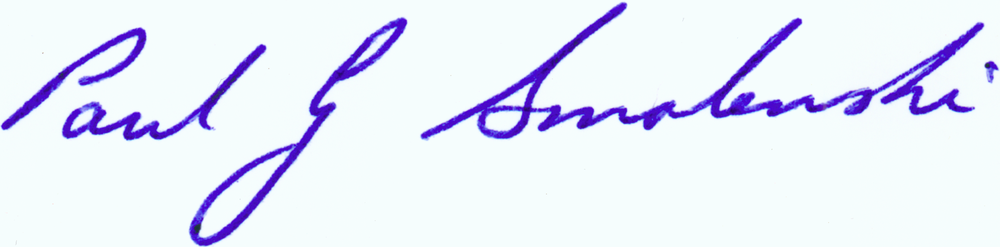
#> input picture Reference/R001.png, 1000 x 247 px, shrunk from 2877 x 710 before the run; its folder holds only this picture in this run
$ python main.py
#> lines starting #> are read from the running program, lines starting #| are printed output that depends on the picture; after the words box and inside, x2 and y2 are one past the last pixel; in counts of white or black regions, pixels touching at a corner belong together
import os
import numpy as np
from PIL import Image
from math import atan2, degrees

# Helper function: Find the centroid of a given cell
def find_centroid(image, left, right, top, bottom):
    cx, cy, n = 0, 0, 0
    for x in range(left, right):
        for y in range(top, bottom):
            if image.getpixel((x, y)) == 0:  # Black pixel
                cx += x
                cy += y
                n += 1
    return (cx / n, cy / n) if n != 0 else (0, 0)

# Helper function: Calculate black-to-white transitions in a given cell
def count_transitions(image, left, right, top, bottom):
    transitions = 0
    prev = image.getpixel((left, top))
    for x in range(left, right):
        for y in range(top, bottom):
            curr = image.getpixel((x, y))
            if curr == 255 and prev == 0:  # Black-to-white transition
                transitions += 1
            prev = curr
    return transitions

# Helper function: Calculate aspect ratio of a given cell
def find_aspect_ratio(left, right, top, bottom):
    return (right - left) / (bottom - top)

# Helper function: Calculate skew angle using horizontal projection profile
def calculate_skew_angle(image, left, right, top, bottom):
    horizontal_profile = np.sum(np.array(image.crop((left, top, right, bottom))), axis=1)
    max_profile = np.argmax(horizontal_profile)
    skew_angle = atan2(max_profile - len(horizontal_profile) // 2, right - left)
    return degrees(skew_angle)

# Helper function: Calculate slant angle using vertical projection profile
def calculate_slant_angle(image, left, right, top, bottom):
    vertical_profile = np.sum(np.array(image.crop((left, top, right, bottom))), axis=0)
    max_profile = np.argmax(vertical_profile)
    slant_angle = atan2(max_profile - len(vertical_profile) // 2, bottom - top)
    return degrees(slant_angle)

# Recursive function to split the image and extract features
def recursive_split(image, left, right, top, bottom, depth=0, centroids=[], transitions=[], ratios=[], skews=[], slants=[]):
    if depth == 3:  # Stop at depth 3 (64 cells)
        cx, cy = find_centroid(image, left, right, top, bottom)
        trans = count_transitions(image, left, right, top, bottom)
        ratio = find_aspect_ratio(left, right, top, bottom)
        skew = calculate_skew_angle(image, left, right, top, bottom)
        slant = calculate_slant_angle(image, left, right, top, bottom)

        # Collect the data for later saving
        centroids.append((cx, cy))
        transitions.append(trans)
        ratios.append(ratio)
        skews.append(skew)
        slants.append(slant)
        return

    mid_x = (left + right) // 2
    mid_y = (top + bottom) // 2

    # Recursively divide into four segments
    recursive_split(image, left, mid_x, top, mid_y, depth + 1, centroids, transitions, ratios, skews, slants)  # Top-left
    recursive_split(image, mid_x, right, top, mid_y, depth + 1, centroids, transitions, ratios, skews, slants)  # Top-right
    recursive_split(image, left, mid_x, mid_y, bottom, depth + 1, centroids, transitions, ratios, skews, slants)  # Bottom-left
    recursive_split(image, mid_x, right, mid_y, bottom, depth + 1, centroids, transitions, ratios, skews, slants)  # Bottom-right

# Process multiple reference images
def process_images():
    os.makedirs('processed/centroid', exist_ok=True)
    os.makedirs('processed/ratio', exist_ok=True)
    os.makedirs('processed/transitions', exist_ok=True)
    os.makedirs('processed/skew', exist_ok=True)
    os.makedirs('processed/slant', exist_ok=True)

    feature_data = []  # Store all transitions for comparison

    for i in range(1, 26):  # Process R001.png to R025.png
        filename = f'./Reference/R{i:03}.png'
        if not os.path.exists(filename):
            print(f"File {filename} not found. Skipping...")
            continue

        print(f"Processing {filename}...")
        img = Image.open(filename).convert('L')  # Convert to grayscale
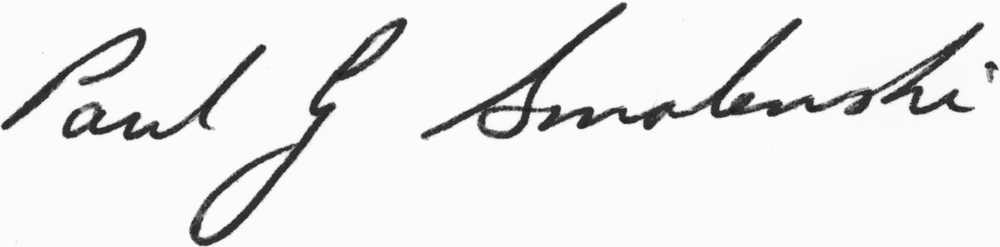
#> img: PIL image 1000x247 L; min 28, max 253, mean 235.1
        bw_img = img.point(lambda x: 0 if x < 128 else 255, '1')  # Binarize
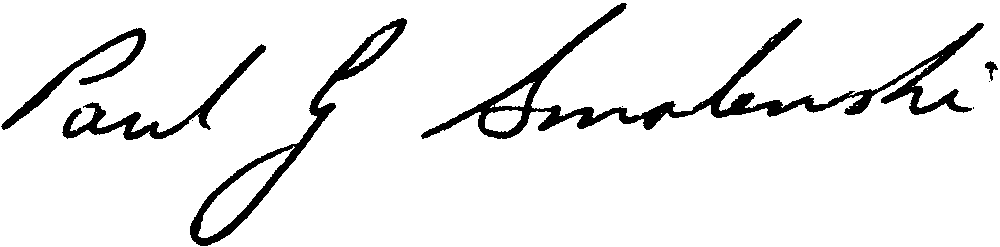
#> bw_img: PIL image 1000x247 1; 92.7% white; 9 black regions (4 under 20 px), largest, box (x1, y1, x2, y2) and area: (421, 3, 984, 139) 9543, (190, 18, 407, 246) 4051, (62, 44, 266, 140) 2527, (1, 28, 146, 130) 1873, (985, 61, 998, 81) 110

        width, height = bw_img.size
#> width = 1000; height = 247
        left, right, top, bottom = width, 0, height, 0
#> left = 1000; right = 0; top = 247; bottom = 0

        # Find bounding box
        for x in range(width):
            for y in range(height):
                if bw_img.getpixel((x, y)) == 0:
                    left = min(left, x)
                    right = max(right, x)
                    top = min(top, y)
                    bottom = max(bottom, y)

        centroids, transitions, ratios, skews, slants = [], [], [], [], []
        recursive_split(bw_img, left, right, top, bottom, centroids=centroids, transitions=transitions, ratios=ratios, skews=skews, slants=slants)
#> in count_transitions, `prev = image.getpixel((left, top))`: prev = 255
#> after the loop in count_transitions, `for x in range(left, right):`: transitions = 0
#> in calculate_skew_angle, `horizontal_profile = np.sum(np.array(image.crop((left, top, right, bot..`: horizontal_profile = 30 values from 124 to 124
#> in calculate_skew_angle, `max_profile = np.argmax(horizontal_profile)`: max_profile = 0
#> in calculate_skew_angle, `skew_angle = atan2(max_profile - len(horizontal_profile) // 2, right -..`: skew_angle = -0.12
#> in calculate_slant_angle, `vertical_profile = np.sum(np.array(image.crop((left, top, right, botto..`: vertical_profile = 124 values from 30 to 30
#> in calculate_slant_angle, `max_profile = np.argmax(vertical_profile)`: max_profile = 0
#> in calculate_slant_angle, `slant_angle = atan2(max_profile - len(vertical_profile) // 2, bottom -..`: slant_angle = -1.12

        # Save feature data
        img_id = f'R{i:03}'
        np.savetxt(f'processed/centroid/{img_id}.txt', centroids, fmt='%.2f', header='cx cy')
        np.savetxt(f'processed/transitions/{img_id}.txt', transitions, fmt='%d', header='transitions')
        np.savetxt(f'processed/ratio/{img_id}.txt', ratios, fmt='%.2f', header='aspect_ratios')
        np.savetxt(f'processed/skew/{img_id}.txt', skews, fmt='%.2f', header='skew_angles')
        np.savetxt(f'processed/slant/{img_id}.txt', slants, fmt='%.2f', header='slant_angles')

        feature_data.append(transitions)  # Collect transitions for comparison

    print("Feature extraction and saving complete!")
    compare_features(feature_data)

# Compare black-to-white transitions across all images
def compare_features(feature_data):
    print("Comparing features across all signatures...")

    stable_cells = np.zeros(64)  # Store stability (1 = stable, 0 = unstable)

    for i in range(len(feature_data) - 1):
        for j in range(64):  # Compare each of the 64 cells
            if feature_data[i][j] == feature_data[i + 1][j]:  # Stable if transitions match
                stable_cells[j] += 1

    # Analyze stability
    stable_threshold = len(feature_data) - 1  # Maximum stability
    stable_cells = [1 if count == stable_threshold else 0 for count in stable_cells]

    # show stable cells as numpy array
    print(f"Stable cells: {sum(stable_cells)}/64")

    # Save stability results
    np.savetxt('processed/stable_cells.txt', stable_cells, fmt='%d', header='Stable cells (1=stable, 0=unstable)')

    print("Feature comparison complete!")

# Main function to run the entire process
if __name__ == "__main__":
    process_images()
